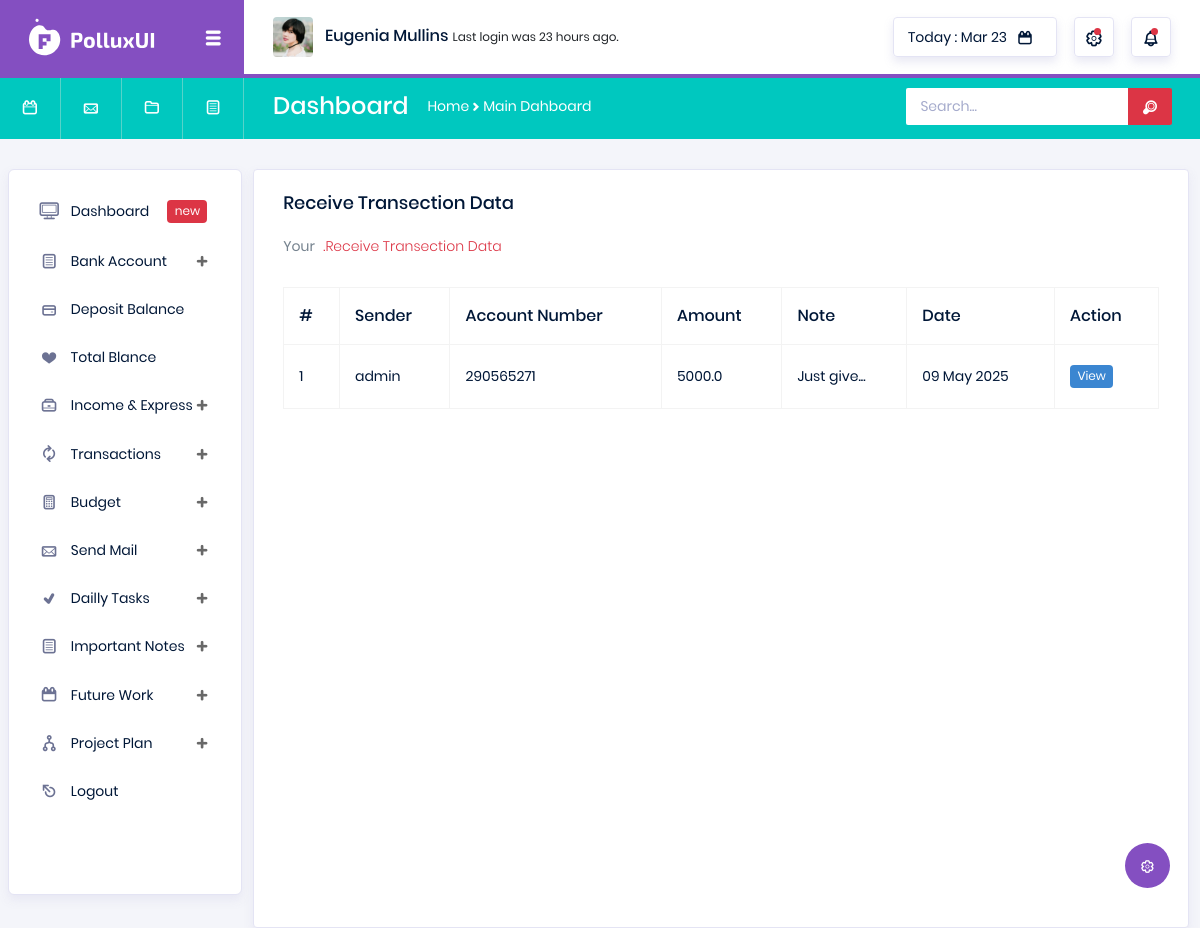
/receive-transection/ (signed in), run on the app's committed database.
### transactions/models.py (models this page shows)
class Transaction(models.Model):
    send_user = models.ForeignKey(User, on_delete=models.CASCADE, related_name='send_user')
    receive_user = models.ForeignKey(User, on_delete=models.CASCADE, related_name='receive_user')
    account_number = models.CharField(max_length=3600)
    amount = models.FloatField(default=0)
    note = models.TextField()
    transection_date = models.DateTimeField(auto_now_add=True)

### accounts/models.py (models this page shows, shortened)
class Profile(models.Model):
    user = models.OneToOneField(User, on_delete=models.CASCADE, related_name='user_profile')
    profile_pic = models.ImageField(upload_to='profile_pic', blank=True, null=True)
    account_number = models.CharField(max_length=3600 ,unique=True, null=True, blank=True)
    bio = models.CharField(max_length=60, blank=True, null=True)
    adress = models.CharField(max_length=260)
    createat = models.DateTimeField(auto_now_add=True)

### transactions/views.py (the view)
# urls.py: path('receive-transection/', views.receive_transection, name='receive_transection'),
@login_required
def receive_transection(request):
    current_user = request.user
    account_number = request.user.user_profile.account_number
    receiver_transection_data = Transaction.objects.filter(Q(receive_user=current_user) & Q(account_number=account_number))
    if not receiver_transection_data.exists():
        messages.warning(request, "No Transection Data Available.")
    context = {
        'receive_transection':receiver_transection_data
    }
    return render(request, 'transaction/receive_transection.html', context)

### templates/transaction/receive_transection.html (shortened to what this page needs)
{% extends 'base.html' %}
{% load static %}
{% block body %}
<div class="col-lg-12 grid-margin stretch-card">
    <div class="card">
      <div class="card-body">
        <h4 class="card-title">Receive Transection Data</h4>
        <p class="card-description">
          Your <code>.Receive Transection Data</code>
        </p>
        <div class="table-responsive pt-3">
          <table class="table table-bordered">
            <thead>
              <tr>
                <th>
                  #
                </th>
                <th>
                  Sender
                </th>
                <th>
                  Account Number
                </th>
                <th>
                  Amount
                </th>
                <th>
                  Note
                </th>
                <th>
                  Date
                </th>
                <th>
                  Action
                </th>
              </tr>
            </thead>
            <tbody>
              {% for data in receive_transection %}
              <tr>
                <td>
                  {{forloop.counter}}
                </td>
                <td>
                  {{data.send_user}}
                </td>
                <td>
                    {{data.send_user.user_profile.account_number}}
                </td>
                <td>
                    {{data.amount}}
                  </td>
                <td>
                  {{data.note|slice:30}}...
                </td>
                <td>
                    {{data.transection_date|date:"d F Y"}}
                </td>
                <td>
                  <a href="" class="badge badge-info">View</a>
                </td>
              </tr>
            {% endfor %}
            </tbody>
          </table>
        </div>
      </div>
    </div>
  </div>
{% endblock %}

### data on the page
Transaction: send_user "admin", send_user.user_profile.account_number "290565271", amount "5000.0", note "Just give", transection_date "09 May 2025"
